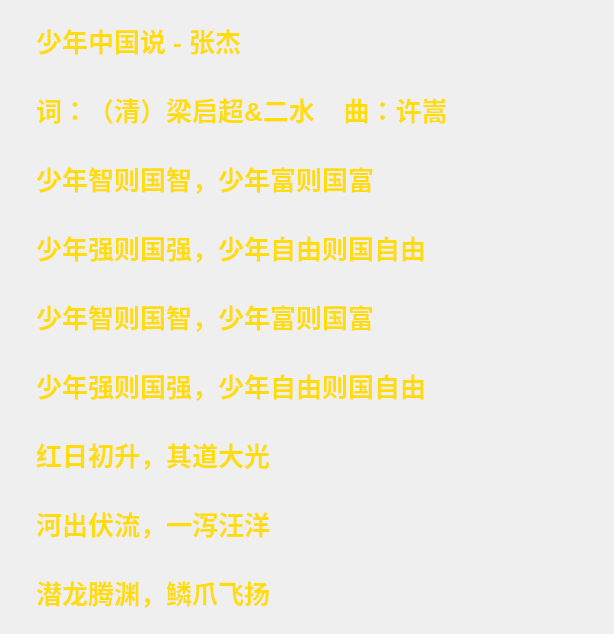
<?xml version="1.0" encoding="UTF-8"?>
<ui version="4.0">
 <class>CusLabel</class>
 <widget class="QWidget" name="CusLabel">
  <property name="geometry">
   <rect>
    <x>0</x>
    <y>0</y>
    <width>614</width>
    <height>634</height>
   </rect>
  </property>
  <property name="windowTitle">
   <string>Form</string>
  </property>
  <layout class="QVBoxLayout" name="verticalLayout_2">
   <item>
    <layout class="QVBoxLayout" name="verticalLayout">
     <item>
      <spacer name="verticalSpacer">
       <property name="orientation">
        <enum>Qt::Vertical</enum>
       </property>
       <property name="sizeHint" stdset="0">
        <size>
         <width>20</width>
         <height>40</height>
        </size>
       </property>
      </spacer>
     </item>
     <item>
      <layout class="QHBoxLayout" name="horizontalLayout">
       <item>
        <spacer name="horizontalSpacer">
         <property name="orientation">
          <enum>Qt::Horizontal</enum>
         </property>
         <property name="sizeHint" stdset="0">
          <size>
           <width>40</width>
           <height>20</height>
          </size>
         </property>
        </spacer>
       </item>
       <item>
        <widget class="QPlainTextEdit" name="plainTextEdit">
         <property name="minimumSize">
          <size>
           <width>550</width>
           <height>600</height>
          </size>
         </property>
         <property name="maximumSize">
          <size>
           <width>550</width>
           <height>600</height>
          </size>
         </property>
         <property name="styleSheet">
          <string notr="true">#plainTextEdit
{
border:none;
background-color: transparent;
font-size:26px;
color:#ffdc10;
font-weight:700;
}
</string>
         </property>
         <property name="verticalScrollBarPolicy">
          <enum>Qt::ScrollBarAlwaysOff</enum>
         </property>
         <property name="horizontalScrollBarPolicy">
          <enum>Qt::ScrollBarAlwaysOff</enum>
         </property>
         <property name="plainText">
          <string>少年中国说 - 张杰

词：（清）梁启超&amp;二水    曲：许嵩

少年智则国智，少年富则国富

少年强则国强，少年自由则国自由

少年智则国智，少年富则国富

少年强则国强，少年自由则国自由

红日初升，其道大光

河出伏流，一泻汪洋

潜龙腾渊，鳞爪飞扬

乳虎啸谷，百兽震惶

少年自有，少年狂

身似山河，挺脊梁

敢将日月，再丈量

今朝唯我，少年郎

敢问天地，试锋芒

披荆斩棘，谁能挡

世人笑我，我自强

不负年少

少年智则国智，少年富则国富

少年强则国强，少年自由则国自由

干将发硎，有作其芒

天戴其苍，地履其黄

纵有千古，横有八荒

前途似海，来日方长

少年自有，少年狂

身似山河，挺脊梁

敢将日月，再丈量

今朝唯我，少年郎

敢问天地，试锋芒

披荆斩棘，谁能挡

世人笑我，我自强

不负年少

少年自有，少年狂

心似骄阳，万丈光

千难万挡，我去闯

今朝唯我，少年郎

天高海阔，万里长

华夏少年，意气扬

发愤图强，做栋梁

不负年少

发愤图强，做栋梁

不负年少</string>
         </property>
        </widget>
       </item>
       <item>
        <spacer name="horizontalSpacer_2">
         <property name="orientation">
          <enum>Qt::Horizontal</enum>
         </property>
         <property name="sizeHint" stdset="0">
          <size>
           <width>40</width>
           <height>20</height>
          </size>
         </property>
        </spacer>
       </item>
      </layout>
     </item>
     <item>
      <spacer name="verticalSpacer_2">
       <property name="orientation">
        <enum>Qt::Vertical</enum>
       </property>
       <property name="sizeHint" stdset="0">
        <size>
         <width>20</width>
         <height>40</height>
        </size>
       </property>
      </spacer>
     </item>
    </layout>
   </item>
  </layout>
 </widget>
 <resources/>
 <connections/>
</ui>
